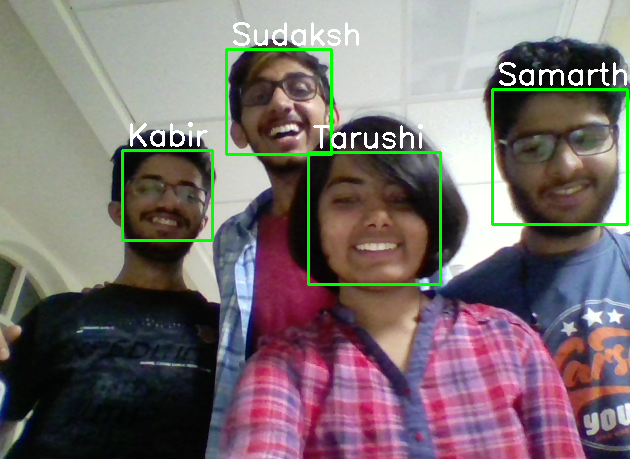
#> input picture us4.png, 630 x 459 px, given in place of the camera
$ python all.py
#> lines starting #> are read from the running program, lines starting #| are printed output that depends on the picture
#> the answer given: 1
"""
importing
"""
import cv2
from time import sleep
import csv
import numpy as np
from PIL import Image
import os
import os.path


"""
creating a file for all users/ reading the user file
"""


def add_user():

    if str(os.path.exists('people.csv'))=='True':
        with open('people.csv', 'r') as readFile:
            reader = csv.reader(readFile)
            lines = list(reader)
            id = int(lines[-1][0])
            readFile.close()
    else:
        id=-1
        row = ['id', ' name']
        with open('people.csv', 'w') as csvFile:
            writer = csv.writer(csvFile)
            writer.writerow(row)
        csvFile.close()

    """
    openeing cam to take images
    """

    cam = cv2.VideoCapture(0)
    cam.set(3, 640) # set video width
    cam.set(4, 480) # set video height

    face_detector = cv2.CascadeClassifier('haarcascade_frontalface_default.xml')
    name = input('\n Enter user name ==>  ')
#> the answer given: ../us4.png

    print("\n [INFO] Initializing face capture. Look the camera and wait ...")
    # Initialize individual sampling face count
    id=id+1

    row = [id, name]

    with open('people.csv', 'a') as csvFile:
        writer = csv.writer(csvFile)
        writer.writerow(row)

    csvFile.close()

    def dataset_creation():
        sleep(2)
        c=0
        while(True):
            ret, img = cam.read()
#> img is the input picture: shape (459, 630, 3); mean B, G, R 110.8, 110.7, 120.5
            gray = cv2.cvtColor(img, cv2.COLOR_BGR2GRAY)
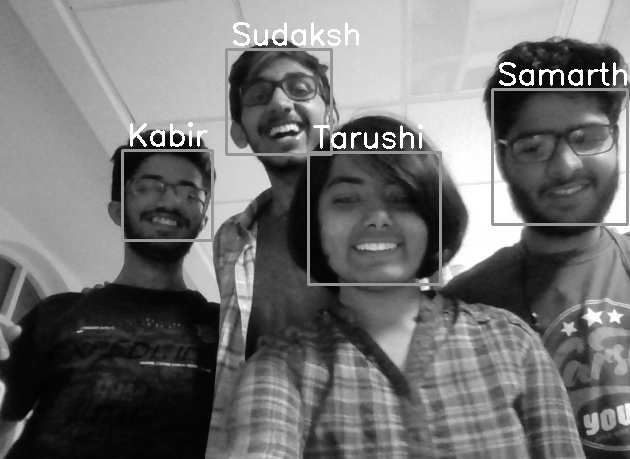
#> gray: shape (459, 630); min 2, max 255, mean 113.7
            faces = face_detector.detectMultiScale(gray, 1.3, 5)
#> faces = [[220, 41, 120, 120]]

            for (x,y,w,h) in faces:
                cv2.rectangle(img, (x,y), (x+w,y+h), (255,0,0), 2)
                c += 1
                cv2.imwrite("dataset/User." + str(id) + '.' + str(c) + ".jpg", gray[y:y+h,x:x+w])
                cv2.imshow('image', img)
#> this loop made 1 pass
#> (x, y, w, h, c) on pass 1: (220, 41, 120, 120, 1)
#> pass 1, in dataset_creation, `cv2.imwrite("dataset/User." + str(id) + '.' + str(c) + ".jpg", gray[y:..`:
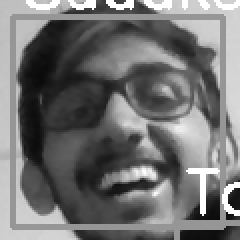
#> saved as User.0.1.jpg: shape (120, 120) (shown 2 times larger); min 10, max 255, mean 114.1
#> pass 1, in dataset_creation, `cv2.imshow('image', img)`:
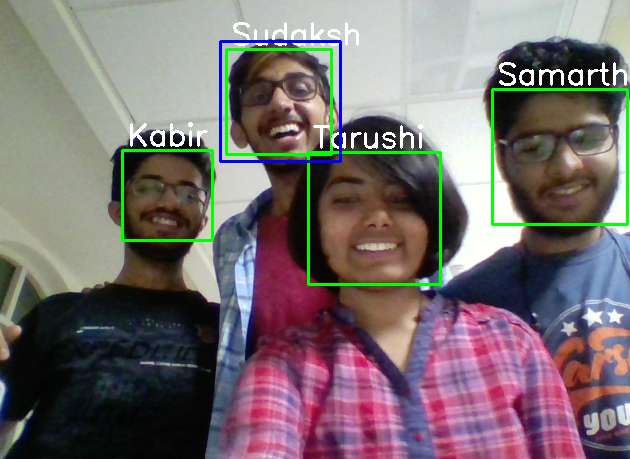
#> window 'image': shape (459, 630, 3); mean B, G, R 111.2, 109.9, 119.7
#> after the loop, c = 1

            k = cv2.waitKey(100) & 0xff # Press 'ESC' for exiting video
#> (key Esc is pressed here)
            if k == 27:
                break
            elif c >= 50: # Take 20 face sample and stop video
                 break
        #cam.release()
        return 0


    print('look into the web cam')
    dataset_creation()
    cv2.destroyAllWindows()


    cam.release()
    cv2.destroyAllWindows()


    """
    training the model after data base creation
    """
    # Path for face image database
    path = 'dataset'

    recognizer = cv2.face.LBPHFaceRecognizer_create()
    detector = cv2.CascadeClassifier("haarcascade_frontalface_default.xml");

    # function to get the images and label data
    def getImagesAndLabels(path):

#> (the run stopped early here; a loop or call above may not have finished)
